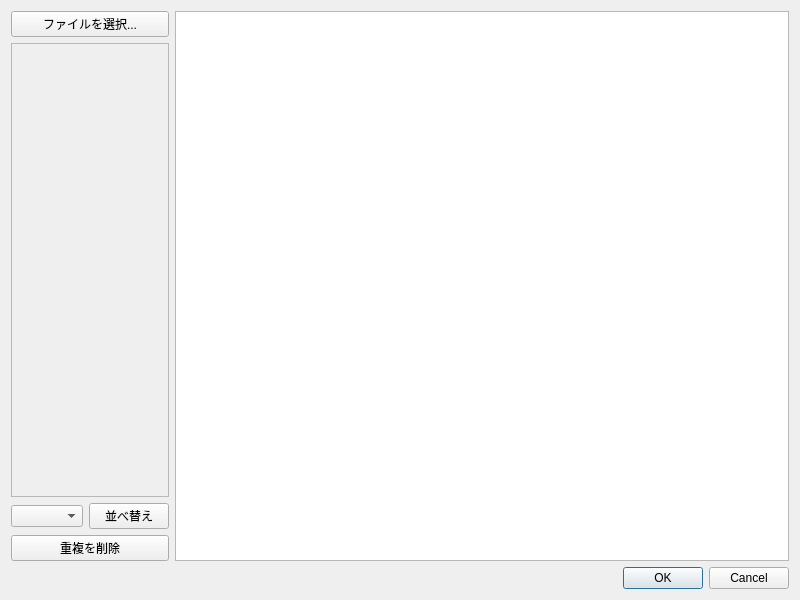
<?xml version="1.0" encoding="UTF-8"?>
<ui version="4.0">
 <class>FileInputDialog</class>
 <widget class="QDialog" name="FileInputDialog">
  <property name="geometry">
   <rect>
    <x>0</x>
    <y>0</y>
    <width>800</width>
    <height>600</height>
   </rect>
  </property>
  <property name="windowTitle">
   <string>ファイル入力ウィザード</string>
  </property>
  <layout class="QGridLayout" name="gridLayout_2">
   <item row="0" column="0">
    <layout class="QGridLayout" name="gridLayout">
     <item row="2" column="0">
      <widget class="QComboBox" name="comboBox">
       <property name="currentText">
        <string/>
       </property>
       <property name="minimumContentsLength">
        <number>0</number>
       </property>
      </widget>
     </item>
     <item row="2" column="1">
      <widget class="QPushButton" name="sortButton">
       <property name="text">
        <string>並べ替え</string>
       </property>
      </widget>
     </item>
     <item row="3" column="0" colspan="2">
      <widget class="QPushButton" name="dupButton">
       <property name="text">
        <string>重複を削除</string>
       </property>
      </widget>
     </item>
     <item row="0" column="0" colspan="2">
      <widget class="QPushButton" name="browseButton">
       <property name="text">
        <string>ファイルを選択...</string>
       </property>
      </widget>
     </item>
     <item row="1" column="0" colspan="2">
      <widget class="DropArea_wiz" name="dropArea">
       <property name="minimumSize">
        <size>
         <width>100</width>
         <height>0</height>
        </size>
       </property>
       <property name="frameShape">
        <enum>QFrame::Shape::StyledPanel</enum>
       </property>
       <property name="frameShadow">
        <enum>QFrame::Shadow::Raised</enum>
       </property>
      </widget>
     </item>
     <item row="0" column="2" rowspan="4">
      <widget class="FileTableWidget" name="tableWidgetFiles"/>
     </item>
    </layout>
   </item>
   <item row="1" column="0">
    <widget class="QDialogButtonBox" name="buttonBox">
     <property name="standardButtons">
      <set>QDialogButtonBox::StandardButton::Cancel|QDialogButtonBox::StandardButton::Ok</set>
     </property>
    </widget>
   </item>
  </layout>
 </widget>
 <customwidgets>
  <customwidget>
   <class>DropArea_wiz</class>
   <extends>QFrame</extends>
   <header>droparea_wiz.h</header>
   <container>1</container>
  </customwidget>
  <customwidget>
   <class>FileTableWidget</class>
   <extends>QTableWidget</extends>
   <header>filetablewidget.h</header>
  </customwidget>
 </customwidgets>
 <resources/>
 <connections/>
</ui>
